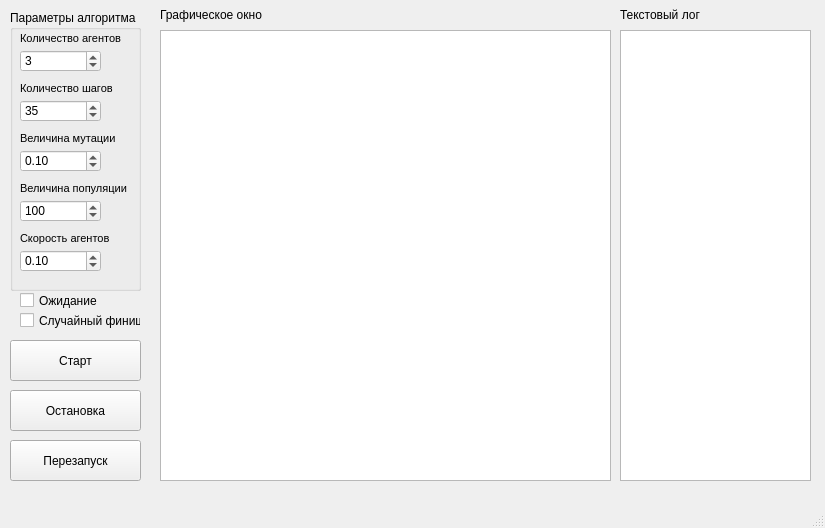
<?xml version="1.0" encoding="UTF-8"?>
<ui version="4.0">
 <class>MainWindow</class>
 <widget class="QMainWindow" name="MainWindow">
  <property name="geometry">
   <rect>
    <x>0</x>
    <y>0</y>
    <width>825</width>
    <height>528</height>
   </rect>
  </property>
  <property name="windowTitle">
   <string>MainWindow</string>
  </property>
  <widget class="QWidget" name="centralwidget">
   <widget class="QGroupBox" name="groupBox">
    <property name="geometry">
     <rect>
      <x>10</x>
      <y>10</y>
      <width>131</width>
      <height>281</height>
     </rect>
    </property>
    <property name="palette">
     <palette>
      <active>
       <colorrole role="Base">
        <brush brushstyle="SolidPattern">
         <color alpha="255">
          <red>255</red>
          <green>255</green>
          <blue>255</blue>
         </color>
        </brush>
       </colorrole>
       <colorrole role="Window">
        <brush brushstyle="SolidPattern">
         <color alpha="255">
          <red>255</red>
          <green>255</green>
          <blue>255</blue>
         </color>
        </brush>
       </colorrole>
      </active>
      <inactive>
       <colorrole role="Base">
        <brush brushstyle="SolidPattern">
         <color alpha="255">
          <red>255</red>
          <green>255</green>
          <blue>255</blue>
         </color>
        </brush>
       </colorrole>
       <colorrole role="Window">
        <brush brushstyle="SolidPattern">
         <color alpha="255">
          <red>255</red>
          <green>255</green>
          <blue>255</blue>
         </color>
        </brush>
       </colorrole>
      </inactive>
      <disabled>
       <colorrole role="Base">
        <brush brushstyle="SolidPattern">
         <color alpha="255">
          <red>255</red>
          <green>255</green>
          <blue>255</blue>
         </color>
        </brush>
       </colorrole>
       <colorrole role="Window">
        <brush brushstyle="SolidPattern">
         <color alpha="255">
          <red>255</red>
          <green>255</green>
          <blue>255</blue>
         </color>
        </brush>
       </colorrole>
      </disabled>
     </palette>
    </property>
    <property name="title">
     <string>Параметры алгоритма</string>
    </property>
    <property name="flat">
     <bool>false</bool>
    </property>
    <widget class="QLabel" name="label">
     <property name="geometry">
      <rect>
       <x>10</x>
       <y>20</y>
       <width>121</width>
       <height>16</height>
      </rect>
     </property>
     <property name="font">
      <font>
       <pointsize>8</pointsize>
      </font>
     </property>
     <property name="text">
      <string>Количество агентов</string>
     </property>
    </widget>
    <widget class="QSpinBox" name="agents_spinBox">
     <property name="geometry">
      <rect>
       <x>10</x>
       <y>40</y>
       <width>81</width>
       <height>22</height>
      </rect>
     </property>
     <property name="value">
      <number>3</number>
     </property>
    </widget>
    <widget class="QSpinBox" name="steps_spinBox">
     <property name="geometry">
      <rect>
       <x>10</x>
       <y>90</y>
       <width>81</width>
       <height>22</height>
      </rect>
     </property>
     <property name="value">
      <number>35</number>
     </property>
    </widget>
    <widget class="QLabel" name="label_2">
     <property name="geometry">
      <rect>
       <x>10</x>
       <y>70</y>
       <width>121</width>
       <height>16</height>
      </rect>
     </property>
     <property name="font">
      <font>
       <pointsize>8</pointsize>
      </font>
     </property>
     <property name="text">
      <string>Количество шагов</string>
     </property>
    </widget>
    <widget class="QLabel" name="label_3">
     <property name="geometry">
      <rect>
       <x>10</x>
       <y>120</y>
       <width>121</width>
       <height>16</height>
      </rect>
     </property>
     <property name="font">
      <font>
       <pointsize>8</pointsize>
      </font>
     </property>
     <property name="text">
      <string>Величина мутации</string>
     </property>
    </widget>
    <widget class="QSpinBox" name="population_spinBox">
     <property name="geometry">
      <rect>
       <x>10</x>
       <y>190</y>
       <width>81</width>
       <height>22</height>
      </rect>
     </property>
     <property name="maximum">
      <number>250</number>
     </property>
     <property name="value">
      <number>100</number>
     </property>
    </widget>
    <widget class="QLabel" name="label_4">
     <property name="geometry">
      <rect>
       <x>10</x>
       <y>170</y>
       <width>121</width>
       <height>16</height>
      </rect>
     </property>
     <property name="font">
      <font>
       <pointsize>8</pointsize>
      </font>
     </property>
     <property name="text">
      <string>Величина популяции</string>
     </property>
    </widget>
    <widget class="QLabel" name="label_5">
     <property name="geometry">
      <rect>
       <x>10</x>
       <y>220</y>
       <width>121</width>
       <height>16</height>
      </rect>
     </property>
     <property name="font">
      <font>
       <pointsize>8</pointsize>
      </font>
     </property>
     <property name="text">
      <string>Скорость агентов</string>
     </property>
    </widget>
    <widget class="QDoubleSpinBox" name="mutation_doubleSpinBox">
     <property name="geometry">
      <rect>
       <x>10</x>
       <y>140</y>
       <width>81</width>
       <height>22</height>
      </rect>
     </property>
     <property name="singleStep">
      <double>0.050000000000000</double>
     </property>
     <property name="value">
      <double>0.100000000000000</double>
     </property>
    </widget>
    <widget class="QDoubleSpinBox" name="speed_doubleSpinBox">
     <property name="geometry">
      <rect>
       <x>10</x>
       <y>240</y>
       <width>81</width>
       <height>22</height>
      </rect>
     </property>
     <property name="singleStep">
      <double>0.100000000000000</double>
     </property>
     <property name="value">
      <double>0.100000000000000</double>
     </property>
    </widget>
   </widget>
   <widget class="QCheckBox" name="waiting_checkBox">
    <property name="geometry">
     <rect>
      <x>20</x>
      <y>290</y>
      <width>121</width>
      <height>21</height>
     </rect>
    </property>
    <property name="text">
     <string>Ожидание</string>
    </property>
   </widget>
   <widget class="QPushButton" name="startButton">
    <property name="geometry">
     <rect>
      <x>10</x>
      <y>340</y>
      <width>131</width>
      <height>41</height>
     </rect>
    </property>
    <property name="text">
     <string>Старт</string>
    </property>
   </widget>
   <widget class="QPushButton" name="stopButton">
    <property name="geometry">
     <rect>
      <x>10</x>
      <y>390</y>
      <width>131</width>
      <height>41</height>
     </rect>
    </property>
    <property name="text">
     <string>Остановка</string>
    </property>
   </widget>
   <widget class="QPushButton" name="restartButton">
    <property name="geometry">
     <rect>
      <x>10</x>
      <y>440</y>
      <width>131</width>
      <height>41</height>
     </rect>
    </property>
    <property name="text">
     <string>Перезапуск</string>
    </property>
   </widget>
   <widget class="QTextEdit" name="log">
    <property name="geometry">
     <rect>
      <x>620</x>
      <y>30</y>
      <width>191</width>
      <height>451</height>
     </rect>
    </property>
   </widget>
   <widget class="QLabel" name="label_6">
    <property name="geometry">
     <rect>
      <x>620</x>
      <y>-1</y>
      <width>191</width>
      <height>31</height>
     </rect>
    </property>
    <property name="text">
     <string>Текстовый лог</string>
    </property>
   </widget>
   <widget class="QGraphicsView" name="graphicsView">
    <property name="geometry">
     <rect>
      <x>160</x>
      <y>30</y>
      <width>451</width>
      <height>451</height>
     </rect>
    </property>
   </widget>
   <widget class="QLabel" name="label_7">
    <property name="geometry">
     <rect>
      <x>160</x>
      <y>-1</y>
      <width>191</width>
      <height>31</height>
     </rect>
    </property>
    <property name="text">
     <string>Графическое окно</string>
    </property>
   </widget>
   <widget class="QCheckBox" name="random_checkBox">
    <property name="geometry">
     <rect>
      <x>20</x>
      <y>310</y>
      <width>121</width>
      <height>21</height>
     </rect>
    </property>
    <property name="text">
     <string>Случайный финиш</string>
    </property>
   </widget>
  </widget>
  <widget class="QStatusBar" name="statusbar"/>
  <widget class="QMenuBar" name="menubar">
   <property name="geometry">
    <rect>
     <x>0</x>
     <y>0</y>
     <width>825</width>
     <height>21</height>
    </rect>
   </property>
  </widget>
 </widget>
 <resources/>
 <connections/>
</ui>
